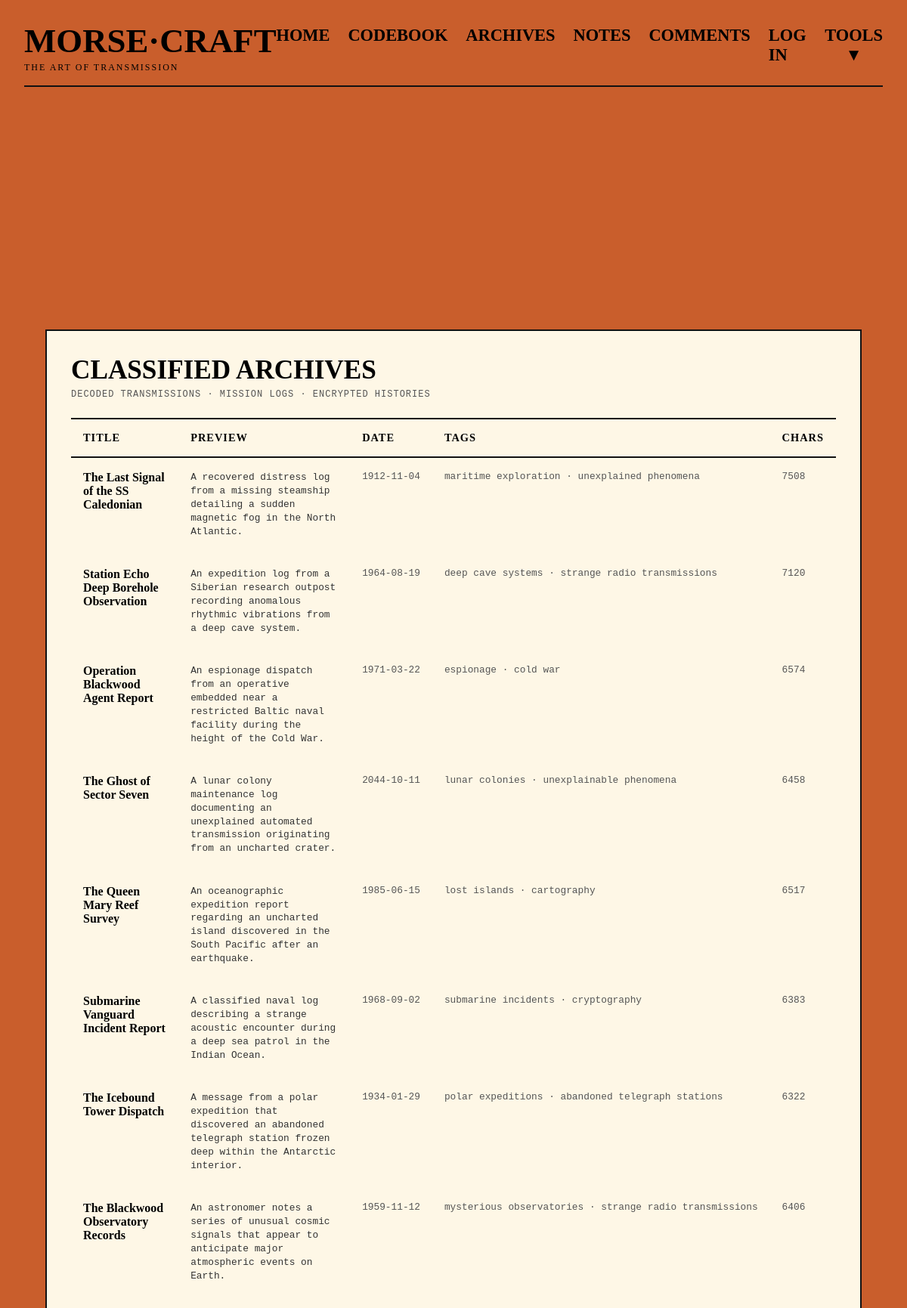
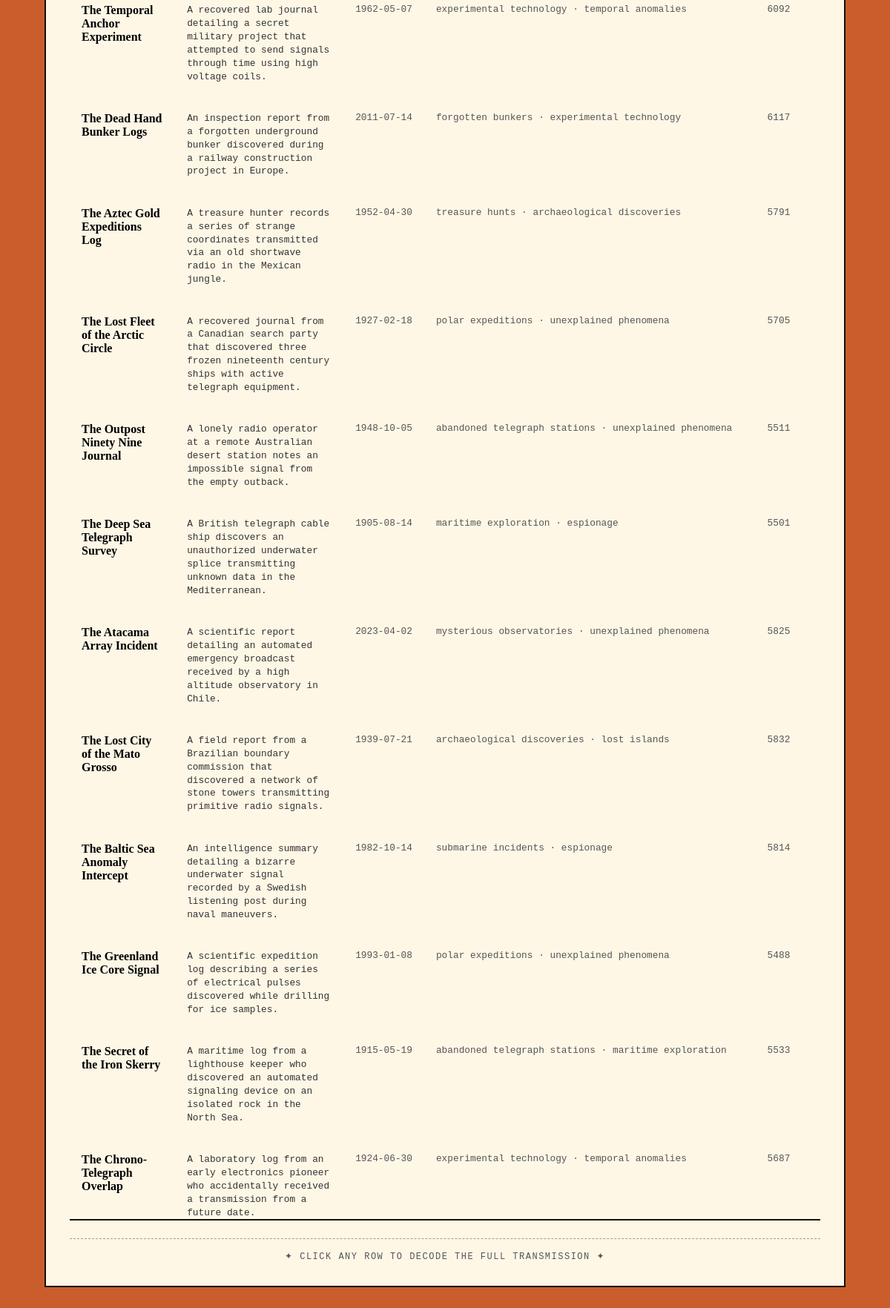
Page /archive on the committed database (2 pictures, top to bottom).
### models.py (models this page shows)
class Archive(db.Model):
    __tablename__ = "archives"
    id = db.Column(db.Integer, primary_key=True)
    title = db.Column(db.String(100), nullable=False)
    description = db.Column(db.Text, nullable=False)
    content = db.Column(db.Text, nullable=False)
    fictional_date = db.Column(db.String(20), nullable=False)
    tags = db.Column(db.String(100), nullable=False)
    length = db.Column(db.Integer, nullable=False)
    created_at = db.Column(db.DateTime, server_default=db.func.now(), nullable=False)

### app.py (the view)
@app.route("/archive")
def archive():
    archives = Archive.query.all()
    return render_template("archive.html", archives=archives)

### templates/archive.html (shortened to what this page needs)
{% extends "layout.html" %}
{% block content %}
<div class="archive">
  <div class="archive__browser" id="archive-browser">
    <div class="archive__header">
      <h2 class="archive__title">CLASSIFIED ARCHIVES</h2>
      <p class="archive__subtitle">
        decoded transmissions · mission logs · encrypted histories
      </p>
    </div>
    <div class="archive__table-wrapper">
      <table class="archive__table">
        <thead>
          <tr>
            <th>TITLE</th>
            <th>PREVIEW</th>
            <th>DATE</th>
            <th>TAGS</th>
            <th>CHARS</th>
          </tr>
        </thead>
        <tbody>
          {% for archive in archives %}
          <tr class="archive__row"
              data-id="{{ archive.id }}"
              data-title="{{ archive.title }}"
              data-content="{{ archive.content }}">
            <td class="archive__cell-title">{{ archive.title }}</td>
            <td class="archive__cell-preview">{{ archive.description }}</td>
            <td class="archive__cell-meta">{{ archive.fictional_date }}</td>
            <td class="archive__cell-meta">{{ archive.tags }}</td>
            <td class="archive__cell-meta">{{ archive.length }}</td>
          </tr>
          {% endfor %}
        </tbody>
      </table>
    </div>
    <div class="archive__footer-note">
      ✦ click any row to decode the full transmission ✦
    </div>
  </div>
</div>
{% endblock %}
{% block links %}
<link rel="stylesheet" href="/static/css/archive.css">
{% endblock %}

### templates/layout.html (shortened to what this page needs)
<!DOCTYPE html>
<html lang="en">
<head>
  <link rel="stylesheet" href="/static/css/layout.css" />
  {% block links %}{% endblock %}
</head>
<body>
  <header class="site-header">
    <div class="brand">
      <h1 class="brand__title">MORSE·CRAFT</h1>
      <p class="brand__tagline">the art of transmission</p>
    </div>
    <nav class="main-nav" aria-label="Main navigation">
      <ul class="main-nav__list">
        <li><a href="/" class="main-nav__link">HOME</a></li>
        <li><a href="/codebook" class="main-nav__link">CODEBOOK</a></li>
        <li><a href="/archive" class="main-nav__link">ARCHIVES</a></li>
        <li><a href="/notes" class="main-nav__link">NOTES</a></li>
        <li><a href="/comments" class="main-nav__link">COMMENTS</a></li>
        <li>
          {% if session.get("user_id") %}
            <a href="/account" class="main-nav__link">ACCOUNT</a>
          {% else %}
            <a href="/auth" class="main-nav__link">LOG IN</a>
          {% endif %}
        </li>
        <li class="dropdown">
          <button class="dropdown__trigger" aria-expanded="false" aria-haspopup="true">
            TOOLS ▼
          </button>
        </li>
      </ul>
    </nav>
  </header>
  <main class="main-content">
    <div class="card">
      {% block content %}{% endblock %}
    </div>
  </main>
</body>
</html>

### static/css/layout.css (style rules this page uses)
* { margin: 0; padding: 0; box-sizing: border-box; }
body { min-height: 100vh; display: flex; flex-direction: column; background-color: #C95E2C; }
.site-header { margin: 2rem 2rem 0 2rem; padding-bottom: 1rem; display: flex; justify-content: space-between; align-items: center; border-bottom: 2px solid #111111; }
.brand__title { font-size: 2.8rem; line-height: 1; font-family: "DM Serif Display", serif; }
.brand__tagline { margin-top: 0.3rem; font-size: 0.75rem; letter-spacing: 2px; text-transform: uppercase; }
.main-nav__list { display: flex; gap: 1.5rem; list-style: none; }
.main-nav__link, .dropdown__trigger { background: none; border: none; border-bottom: 2px solid transparent; color: inherit; cursor: pointer; text-decoration: none; font-size: 1.4rem; font-weight: 600; font-family: "DM Serif Display", serif; }
.dropdown { position: relative; padding-bottom: 0.4rem; }
.main-content { flex: 1; display: flex; justify-content: center; align-items: center; min-height: 0; }
.card { width: 90%; height: 80vh; padding: 2rem; background-color: #FEF7E6; border: 2px solid #111111; overflow: hidden; display: flex; flex-direction: column; }

### static/css/archive.css (style rules this page uses)
.archive { height: 100%; }
.archive__browser, .archive__reader { height: 100%; display: flex; flex-direction: column; }
.archive__header { display: flex; flex-direction: column; gap: 0.3rem; }
.archive__title { font-family: "DM Serif Display", serif; font-size: 2.2rem; font-weight: 700; }
.archive__subtitle { font-family: "Courier New", monospace; font-size: 0.75rem; text-transform: uppercase; letter-spacing: 1px; color: #555555; }
.archive__table-wrapper { flex: 1; min-height: 0; overflow-y: auto; margin-top: 1.5rem; border-top: 2px solid #111111; border-bottom: 2px solid #111111; }
.archive__table { width: 100%; border-collapse: collapse; }
.archive__table thead { position: sticky; top: 0; z-index: 20; background-color: #FEF7E6; box-shadow: 0 2px 0 #111111; }
.archive__table th { padding: 1rem; text-align: left; background-color: #FEF7E6; font-family: "DM Serif Display", serif; font-size: 0.9rem; letter-spacing: 1px; }
.archive__table td { padding: 1.2rem 1rem; vertical-align: top; }
.archive__row { cursor: pointer; }
.archive__cell-title { font-family: "DM Serif Display", serif; font-size: 1rem; font-weight: 600; }
.archive__cell-preview { font-family: "Courier New", monospace; font-size: 0.8rem; color: #333333; line-height: 1.4; white-space: normal; word-break: break-word; }
.archive__cell-meta { font-family: "Courier New", monospace; font-size: 0.8rem; color: #555555; white-space: nowrap; }
.archive__footer-note { margin-top: 1.5rem; padding-top: 1rem; text-align: center; border-top: 1px dashed rgba(17, 17, 17, 0.4); font-family: "Courier New", monospace; font-size: 0.75rem; letter-spacing: 1.5px; text-transform: uppercase; color: #555555; }

### rows in the picture
Archive: title "The Last Signal of the SS Caledonian", description "A recovered distress log from a missing steamship detailing a sudden magnetic fog in the North Atlantic.", fictional_date "1912-11-04", tags "maritime exploration · unexplained phenomena", length "7508"
Archive: title "Station Echo Deep Borehole Observation", description "An expedition log from a Siberian research outpost recording anomalous rhythmic vibrations from a deep cave system.", fictional_date "1964-08-19", tags "deep cave systems · strange radio transmissions", length "7120"
Archive: title "Operation Blackwood Agent Report", description "An espionage dispatch from an operative embedded near a restricted Baltic naval facility during the height of the Cold War.", fictional_date "1971-03-22", tags "espionage · cold war", length "6574"
Archive: title "The Ghost of Sector Seven", description "A lunar colony maintenance log documenting an unexplained automated transmission originating from an uncharted crater.", fictional_date "2044-10-11", tags "lunar colonies · unexplainable phenomena", length "6458"
Archive: title "The Queen Mary Reef Survey", description "An oceanographic expedition report regarding an uncharted island discovered in the South Pacific after an earthquake.", fictional_date "1985-06-15", tags "lost islands · cartography", length "6517"
Archive: title "Submarine Vanguard Incident Report", description "A classified naval log describing a strange acoustic encounter during a deep sea patrol in the Indian Ocean.", fictional_date "1968-09-02", tags "submarine incidents · cryptography", length "6383"
Archive: title "The Icebound Tower Dispatch", description "A message from a polar expedition that discovered an abandoned telegraph station frozen deep within the Antarctic interior.", fictional_date "1934-01-29", tags "polar expeditions · abandoned telegraph stations", length "6322"
Archive: title "The Blackwood Observatory Records", description "An astronomer notes a series of unusual cosmic signals that appear to anticipate major atmospheric events on Earth.", fictional_date "1959-11-12", tags "mysterious observatories · strange radio transmissions", length "6406"
Archive: title "The Temporal Anchor Experiment", description "A recovered lab journal detailing a secret military project that attempted to send signals through time using high voltage coils.", fictional_date "1962-05-07", tags "experimental technology · temporal anomalies", length "6092"
Archive: title "The Dead Hand Bunker Logs", description "An inspection report from a forgotten underground bunker discovered during a railway construction project in Europe.", fictional_date "2011-07-14", tags "forgotten bunkers · experimental technology", length "6117"
Archive: title "The Aztec Gold Expeditions Log", description "A treasure hunter records a series of strange coordinates transmitted via an old shortwave radio in the Mexican jungle.", fictional_date "1952-04-30", tags "treasure hunts · archaeological discoveries", length "5791"
Archive: title "The Lost Fleet of the Arctic Circle", description "A recovered journal from a Canadian search party that discovered three frozen nineteenth century ships with active telegraph equipment.", fictional_date "1927-02-18", tags "polar expeditions · unexplained phenomena", length "5705"
Archive: title "The Outpost Ninety Nine Journal", description "A lonely radio operator at a remote Australian desert station notes an impossible signal from the empty outback.", fictional_date "1948-10-05", tags "abandoned telegraph stations · unexplained phenomena", length "5511"
Archive: title "The Deep Sea Telegraph Survey", description "A British telegraph cable ship discovers an unauthorized underwater splice transmitting unknown data in the Mediterranean.", fictional_date "1905-08-14", tags "maritime exploration · espionage", length "5501"
Archive: title "The Atacama Array Incident", description "A scientific report detailing an automated emergency broadcast received by a high altitude observatory in Chile.", fictional_date "2023-04-02", tags "mysterious observatories · unexplained phenomena", length "5825"
Archive: title "The Lost City of the Mato Grosso", description "A field report from a Brazilian boundary commission that discovered a network of stone towers transmitting primitive radio signals.", fictional_date "1939-07-21", tags "archaeological discoveries · lost islands", length "5832"
Archive: title "The Baltic Sea Anomaly Intercept", description "An intelligence summary detailing a bizarre underwater signal recorded by a Swedish listening post during naval maneuvers.", fictional_date "1982-10-14", tags "submarine incidents · espionage", length "5814"
Archive: title "The Greenland Ice Core Signal", description "A scientific expedition log describing a series of electrical pulses discovered while drilling for ice samples.", fictional_date "1993-01-08", tags "polar expeditions · unexplained phenomena", length "5488"
Archive: title "The Secret of the Iron Skerry", description "A maritime log from a lighthouse keeper who discovered an automated signaling device on an isolated rock in the North Sea.", fictional_date "1915-05-19", tags "abandoned telegraph stations · maritime exploration", length "5533"
Archive: title "The Chrono-Telegraph Overlap", description "A laboratory log from an early electronics pioneer who accidentally received a transmission from a future date.", fictional_date "1924-06-30", tags "experimental technology · temporal anomalies", length "5687"
